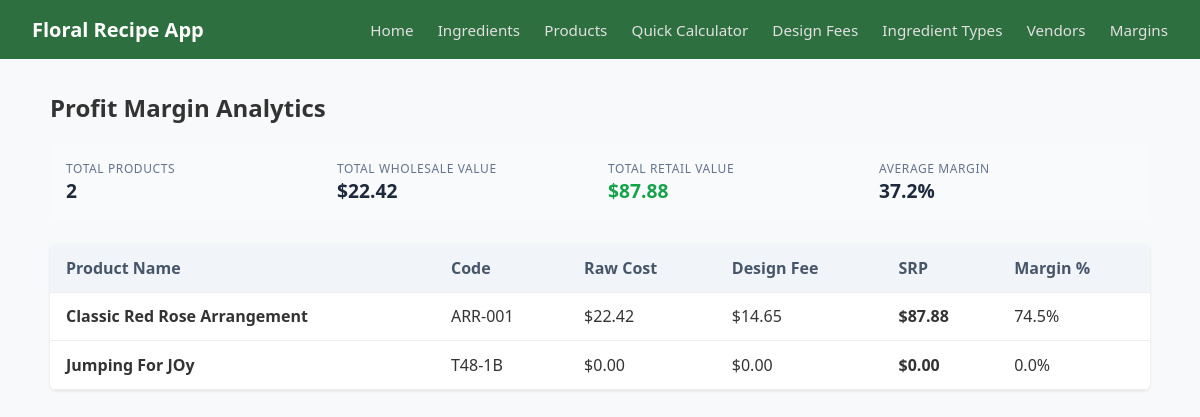
The page /profit-margins on the database its author committed.
### models.py (models this page shows, shortened)
class Product(db.Model):
    __tablename__ = 'products'
    id = db.Column(db.Integer, primary_key=True)
    name = db.Column(db.String(200), nullable=False)
    product_code = db.Column(db.String(20), nullable=False)
    image_url = db.Column(db.String(255), nullable=True)
    actual_price = db.Column(db.Float, nullable=True)
    design_type_id = db.Column(db.Integer, db.ForeignKey('design_types.id'), nullable=False)
    recipe_items = db.relationship('ProductIngredient', backref='product', cascade="all, delete-orphan", lazy=True)
    @property
    def raw_wholesale_cost(self):
        return sum((item.ingredient.cost_per_pkg / item.ingredient.qty_per_pkg) * item.quantity for item in self.recipe_items)
    @property
    def marked_up_cost(self):
        total = 0.0
        for item in self.recipe_items:
            markup = item.ingredient.type_info.markup if item.ingredient.type_info else 1.0
            total += ((item.ingredient.cost_per_pkg / item.ingredient.qty_per_pkg) * item.quantity) * markup
        return total
    @property
    def design_fee(self):
        fee_pct = self.design_style.design_fee_percentage if self.design_style else 0.0
        return self.marked_up_cost * (fee_pct / 100.00)
    @property
    def suggested_retail_price(self):
        return self.marked_up_cost + self.design_fee
    @property
    def profit_margin_percentage(self):
        srp = self.suggested_retail_price
        if srp == 0:
            return 0.0
        return ((srp - self.raw_wholesale_cost) / srp) * 100.0

class Ingredient(db.Model):
    __tablename__ = 'ingredients'
    id = db.Column(db.Integer, primary_key=True)
    name = db.Column(db.String(100), nullable=False)
    cost_per_pkg = db.Column(db.Float, nullable=False)
    qty_per_pkg = db.Column(db.Float, nullable=False)
    ingredient_type_id = db.Column(db.Integer, db.ForeignKey('ingredient_types.id'), nullable=False)
    vendor_id = db.Column(db.Integer, db.ForeignKey('vendors.id'), nullable=True)

class ProductIngredient(db.Model):
    __tablename__ = 'product_ingredients'
    id = db.Column(db.Integer, primary_key=True)
    quantity = db.Column(db.Integer, nullable=False, default=1)
    product_id = db.Column(db.Integer, db.ForeignKey('products.id'), nullable=False)
    ingredient_id = db.Column(db.Integer, db.ForeignKey('ingredients.id'), nullable=False)
    ingredient = db.relationship('Ingredient')

class DesignType(db.Model):
    __tablename__ = 'design_types'
    id = db.Column(db.Integer, primary_key=True)
    name = db.Column(db.String(50), nullable=False, unique=True) # Default, Simple, Complex, Plant etc.
    design_fee_percentage = db.Column(db.Float, default = 20.00)
    products = db.relationship('Product', backref='design_style', lazy=True)

class IngredientType(db.Model):
    __tablename__ = 'ingredient_types'
    id = db.Column(db.Integer, primary_key=True)
    name = db.Column(db.String(50), nullable=False, unique=True) # e.g. Flower, Filler, Supply
    markup = db.Column(db.Float, default=4.0) # Multiplier
    ingredients = db.relationship('Ingredient', backref='type_info', lazy=True)

### app.py (the view)
@app.route('/profit-margins')
def profit_margins():
    products = models.Product.query.all()
    total_wholesale = sum(p.raw_wholesale_cost for p in products)
    total_retail = sum(p.suggested_retail_price for p in products)
    avg_margin = (sum(p.profit_margin_percentage for p in products) / len(products)) if products else 0.0
    return render_template(
        'profit_margins.html',
        products=products,
        total_wholesale=total_wholesale,
        total_retail=total_retail,
        avg_margin=avg_margin
    )

### templates/profit_margins.html (shortened to what this page needs)
{% extends 'base.html' %}
{% block content %}
<h2>Profit Margin Analytics</h2>
<div class="pricing-summary">
    <div class="metric">
        <label>Total Products</label>
        <span>{{ products|length }}</span>
    </div>
    <div class="metric">
        <label>Total Wholesale Value</label>
        <span>${{ "%.2f"|format(total_wholesale) }}</span>
    </div>
    <div class="metric highlight">
        <label>Total Retail Value</label>
        <span>${{ "%.2f"|format(total_retail) }}</span>
    </div>
    <div class="metric">
        <label>Average Margin</label>
        <span>{{ "%.1f"|format(avg_margin) }}%</span>
    </div>
</div>
<table class="data-table">
    <thead>
        <tr>
            <th>Product Name</th>
            <th>Code</th>
            <th>Raw Cost</th>
            <th>Design Fee</th>
            <th>SRP</th>
            <th>Margin %</th>
        </tr>
    </thead>
    <tbody>
        {% for p in products %}
        <tr>
            <td><strong>{{ p.name }}</strong></td>
            <td>{{ p.product_code }}</td>
            <td>${{ "%.2f"|format(p.raw_wholesale_cost) }}</td>
            <td>${{ "%.2f"|format(p.design_fee) }}</td>
            <td><strong>${{ "%.2f"|format(p.suggested_retail_price) }}</strong></td>
            <td>{{ "%.1f"|format(p.profit_margin_percentage) }}%</td>
        </tr>
        {% else %}
        <tr><td colspan="6">No products available for analytics.</td></tr>
        {% endfor %}
    </tbody>
</table>
{% endblock %}

### static/css/main.css (style rules this page uses)
body { font-family: 'Segoe UI', 'Segoe UI', Tahoma, Geneva, Verdana, sans-serif; background-color: #f8f9fa; color: #333333; margin: 0; padding: 0; }
.data-table { width: 100%; border-collapse: collapse; background: white; border-radius: 6px; overflow: hidden; box-shadow: 0 1px 3px rgba(0, 0, 0, 0.1); }
.data-table th, .data-table td { padding: 0.8rem 1rem; text-align: left; border-bottom: 1px solid #eee; }
.data-table th { background-color: #f1f5f9; color: #475569; }
.pricing-summary { display: flex; gap: 1rem; margin-bottom: 1.5rem; background: #f8fafc; padding: 1rem; border-radius: 6px; }
.pricing-summary .metric { flex: 1; display: flex; flex-direction: column; }
.pricing-summary .metric label { font-size: 0.75rem; color: #64748b; text-transform: uppercase; letter-spacing: 0.05em; }
.pricing-summary .metric span { font-size: 1.2rem; font-weight: bold; color: #1e293b; }
.pricing-summary .metric.highlight span { color: #16a34a; }

### rows shown on the page
Product: name "Classic Red Rose Arrangement", product_code "ARR-001"
Ingredient: raw_wholesale_cost "22.42"
DesignType: design_fee "14.65", design_fee "0.00", suggested_retail_price "0.00", profit_margin_percentage "0.0"
IngredientType: suggested_retail_price "87.88", profit_margin_percentage "74.5"
Product: name "Jumping For JOy", product_code "T48-1B", raw_wholesale_cost "0.00"

### other values the page prints
{{ products|length }} "2"
{{ "%.2f"|format(total_wholesale) }} "22.42"
{{ "%.2f"|format(total_retail) }} "87.88"
{{ "%.1f"|format(avg_margin) }} "37.2"
